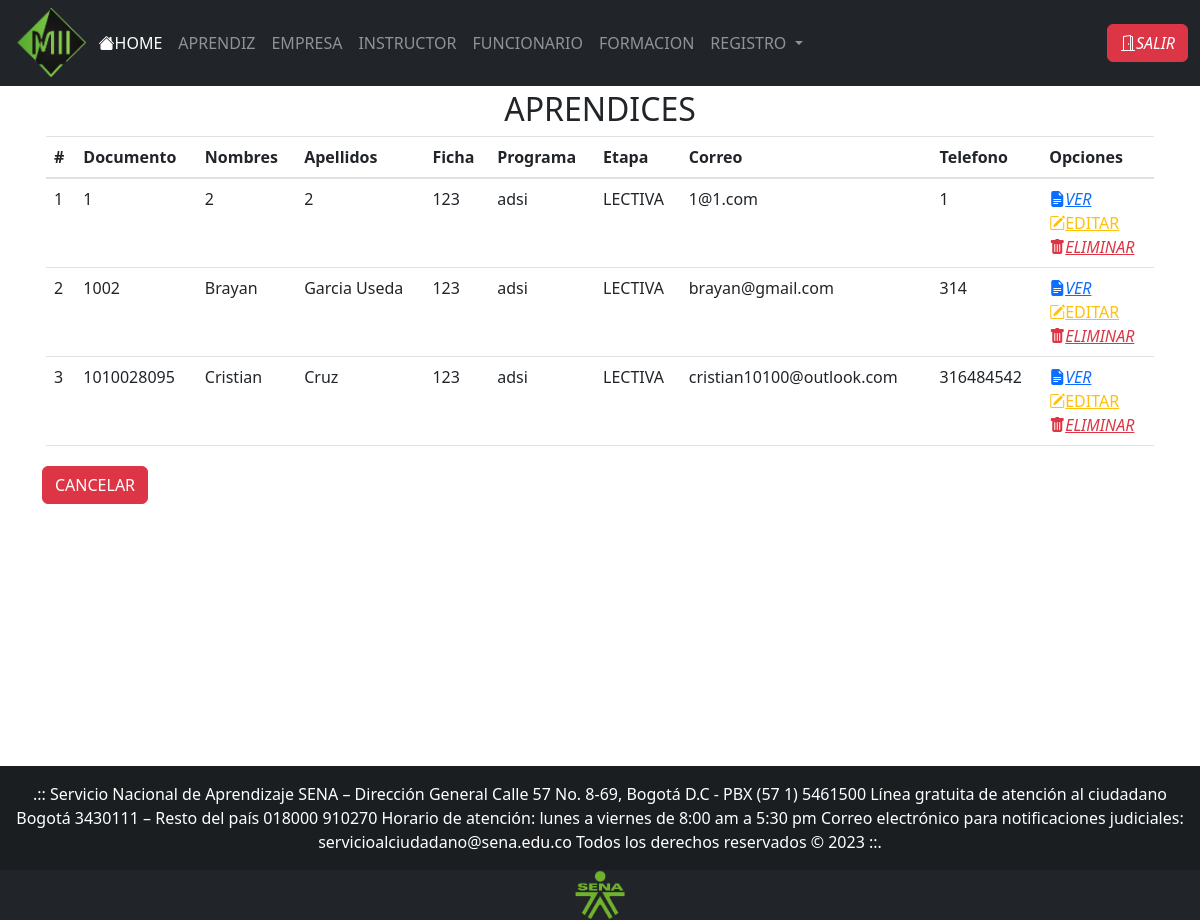
Page /views/buscarAprendices.php (signed in) on the committed database.
### tables this page shows
CREATE TABLE IF NOT EXISTS `usuarios` (
  `pk_id_usr` int NOT NULL,
  `usr_nombre` varchar(30) NOT NULL,
  `usr_empresa` varchar(200) DEFAULT NULL,
  `usr_apellidos` varchar(60) NOT NULL,
  `usr_telefono` int NOT NULL,
  `usr_email` varchar(30) NOT NULL,
  `usr_rh` varchar(30) DEFAULT NULL,
  `usr_direccion` varchar(30) DEFAULT NULL,
  `usr_estrato` int DEFAULT NULL,
  `usr_ciudad` varchar(200) DEFAULT NULL,
  `usr_hv` varchar(30) DEFAULT NULL,
  `usr_contacto` int DEFAULT NULL,
  `usr_cargo` varchar(30) DEFAULT NULL,
  `usr_fecha_nacimiento` date DEFAULT NULL,
  `usr_libreta_militar` varchar(20) DEFAULT NULL,
  `fk_id_ficha` int DEFAULT NULL,
  `fk_id_tipo_doc` int DEFAULT NULL,
  `fk_id_tipo_usr` int NOT NULL,
  `login_pass` varchar(200) NOT NULL,
  `foto` text NOT NULL,
  PRIMARY KEY (`pk_id_usr`),
  KEY `fk_Usuarios_Tipo_Usuarios` (`fk_id_tipo_usr`),
  KEY `fk_Usuarios_Tipo_Documento1` (`fk_id_tipo_doc`),
  KEY `fk_Usuarios_Ficha1` (`fk_id_ficha`)
);

CREATE TABLE IF NOT EXISTS `programas` (
  `pk_id_pro` int NOT NULL,
  `pro_nombre` varchar(30) NOT NULL,
  `pro_perfil` varchar(500) NOT NULL,
  `pro_ocupaciones` varchar(500) NOT NULL,
  `fk_id_cefo` int NOT NULL,
  PRIMARY KEY (`pk_id_pro`),
  KEY `fk_Programa_Centro_Formacion1` (`fk_id_cefo`)
);

CREATE TABLE IF NOT EXISTS `fichas` (
  `pk_id_ficha` int NOT NULL,
  `ficha_fecha_inicio` date NOT NULL,
  `ficha_fecha_terminacion` date NOT NULL,
  `ficha_etapa` varchar(50) NOT NULL,
  `fk_id_pro` int NOT NULL,
  PRIMARY KEY (`pk_id_ficha`),
  KEY `fk_Ficha_Programa1` (`fk_id_pro`)
);

### views/buscarAprendices.php (the view, shortened to what this page needs)
<!DOCTYPE html>
<html lang="en">
<head>
    <?php
    require_once("head.php");
    ?>
</head>
<body>
    <?php
    require_once("header.php");
    include('../controller/conexion.php');
    $tipo=$_SESSION['tipo'];
    ?>
    <div style="min-height: 85vh;">
        <div class="container">
            <div>
                <div class="p-1">
                    <div class="text-center">
                        <h2>APRENDICES</h2>
                    </div>
                    <table id="tablaAprendices" class="table align-middle">
                        <thead>
                            <tr>
                                <th scope="col">#</th>
                                <th scope="col">Documento</th>
                                <th scope="col">Nombres</th>
                                <th scope="col">Apellidos</th>
                                <th scope="col">Ficha</th>
                                <th scope="col">Programa</th>
                                <th scope="col">Etapa</th>
                                <th scope="col">Correo</th>
                                <th scope="col">Telefono</th>
                                <th scope="col">Opciones</th>
                            </tr>
                        </thead>
                        <tbody>
                            <?php
                            if(!isset($programa) and !isset($etapa)){
                                $query="SELECT * FROM fichas";
                        }
                            $fichas = $base->query($query)->fetchAll(PDO::FETCH_OBJ);
                            $i = 1;
                            foreach ($fichas as $datosFicha) {
                                $fichaPro = $datosFicha->pk_id_ficha;
                                $usuario = $base->query("SELECT * FROM usuarios WHERE fk_id_ficha=$fichaPro")->fetchAll(PDO::FETCH_OBJ);
                                foreach ($usuario as $usuarios) {
                                    ?>
                                    <tr>
                                        <td scope="row">
                                            <?php echo $i; ?>
                                        </td>
                                        <td>
                                            <?php echo $usuarios->pk_id_usr; ?>
                                        </td>
                                        <td>
                                            <?php echo $usuarios->usr_nombre; ?>
                                        </td>
                                        <td>
                                            <?php echo $usuarios->usr_apellidos; ?>
                                        </td>
                                        <td>
                                            <?php echo $usuarios->fk_id_ficha; ?>
                                        </td>
                                        <td>
                                            <?php
                                            $programaa=$datosFicha->fk_id_pro;
                                            $pro = $base->query("SELECT * FROM programas WHERE pk_id_pro=$programaa")->fetchAll(PDO::FETCH_OBJ);
                                            foreach ($pro as $prog) {
                                                echo $prog->pro_nombre;
                                            }
                                            ?>
                                        </td>
                                        <td>
                                            <?php echo $datosFicha->ficha_etapa; ?>
                                        </td>
                                        <td>
                                            <?php echo $usuarios->usr_email; ?>
                                        </td>
                                        <td>
                                            <?php echo $usuarios->usr_telefono; ?>
                                        </td>
                                        <td>
                                            <a class="text-primary"
                                                href="hojaVida.php?id=<?php echo $usuarios->pk_id_usr; ?>">
                                                <i class="bi bi-file-earmark-text-fill">VER</i></a>
                                                <br>
                                                <?php if($tipo==2){ ?>
                                                <a class="text-warning"
                                                href="editarUsuario.php?id=<?php echo $usuarios->pk_id_usr; ?>">
                                                <i class="bi bi-pencil-square"></i>EDITAR</a>
                                                <br>
                                                <a onclick="return confirm('Estas seguro de eliminar?');" class="text-danger"
                                            href="../controller/eliminarUsuario.php?id=<?php echo $usuarios->pk_id_usr; ?>"><i
                                                class="bi bi-trash-fill">ELIMINAR</i></a>
                                                <?php } ?>
                                        </td>
                                    </tr>
                                    <?php
                                    $i++;
                                }
                            }
                            ?>
                        </tbody>
                    </table>
                </div>
            </div>
            <a href="javascript:history.back(-1);"><button class="btn btn-danger me-md-2" type="button">CANCELAR</button></a>
        </div>
    </div>
    <?php
    require_once("footer.php");
    ?>
</body>
</html>

### rows in the picture
usuarios: pk_id_usr "1", usr_nombre "2", usr_apellidos "2", fk_id_ficha "123", fk_id_ficha.ficha_etapa "LECTIVA", usr_email "1@1.com", usr_telefono "1"
programas: pro_nombre "adsi"
usuarios: pk_id_usr "1002", usr_nombre "Brayan", usr_apellidos "Garcia Useda", fk_id_ficha "123", fk_id_ficha.ficha_etapa "LECTIVA", usr_email "brayan@gmail.com", usr_telefono "314"
usuarios: pk_id_usr "1010028095", usr_nombre "Cristian", usr_apellidos "Cruz", fk_id_ficha "123", fk_id_ficha.ficha_etapa "LECTIVA", usr_email "cristian10100@outlook.com", usr_telefono "316484542"
